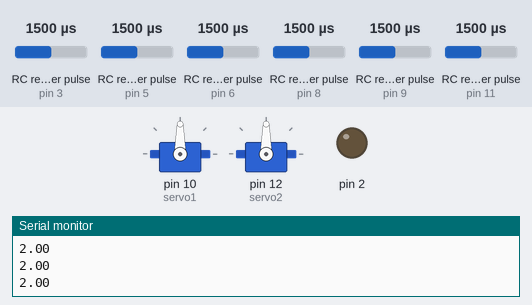
This sketch was run on a simulated Arduino Uno, built with avr-gcc and run on an emulated ATmega328P. On the bench: 2 × servo, output pins drawn as LEDs (lit = HIGH), the last lines printed to the serial monitor. Wiring (inferred from the names in the program): 6 × RC receiver channel: data pin 3 / data pin 5 / data pin 6 / data pin 8 / data pin 9 / data pin 11. The test bench sets the inputs (shaded band); at power-on: RC receiver pulse (sensors on pin 5, pin 3, pin 6, pin 8, pin 9, pin 11) 1500 µs.

Above: at 1.2 s.
1.3 s: RC receiver pulse (sensor on pin 5) set to 1020 µs
At 3.2 s:
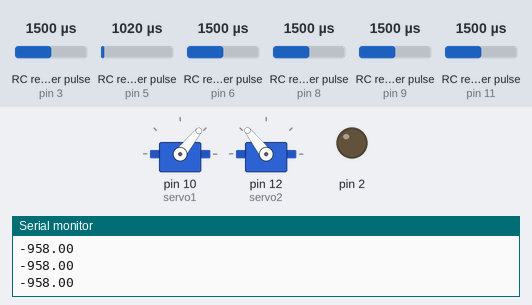
4.3 s: RC receiver pulse (sensor on pin 3) set to 1020 µs
At 6.1 s:
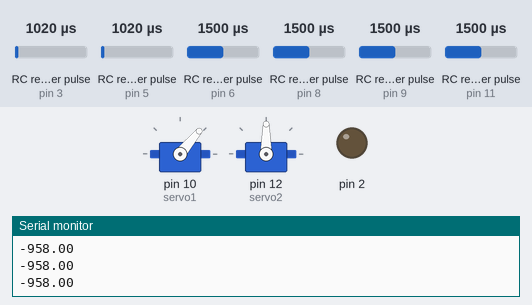
7.3 s: RC receiver pulse (sensor on pin 5) set to 1250 µs
At 9.1 s:
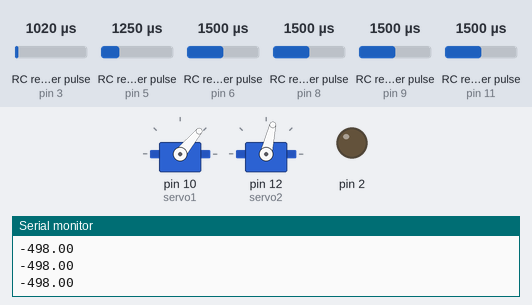
10.3 s: RC receiver pulse (sensor on pin 3) set to 1750 µs
At 12.6 s:
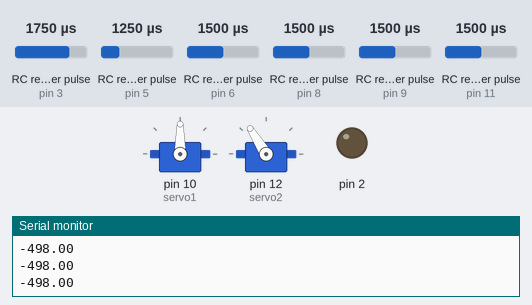
13.3 s: RC receiver pulse (sensor on pin 5) set to 1500 µs
At 15.3 s:
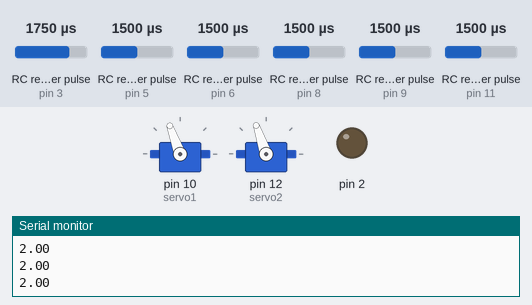
16.3 s: RC receiver pulse (sensor on pin 3) set to 1980 µs
At 17.3 s:
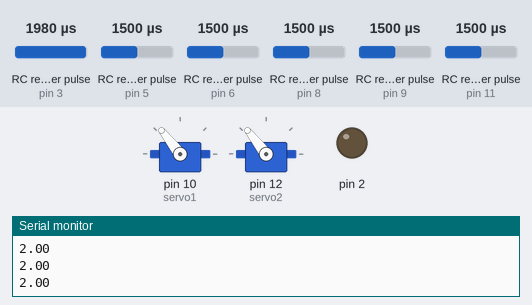
Timing chart, 0 to 19.3 s (numbered marks = the images above; inputs shaded):
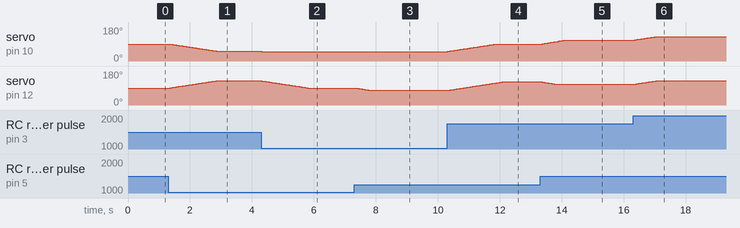

Measured:
- after the input at 1.3 s, servo on pin 10 (servo1): moves from 90° to 51° over 1.5 s, starting after 0.06 s; servo on pin 12 (servo2): moves from 90° to 128° over 1.5 s, starting after 0.06 s
- after the input at 4.3 s, servo on pin 10 (servo1): 51° → 50° at once; servo on pin 12 (servo2): moves from 128° to 90° over 1.5 s, starting at once
- after the input at 7.3 s, servo on pin 12 (servo2): moves from 90° to 77° over 0.48 s, starting after 0.06 s
- after the input at 10.3 s, servo on pin 10 (servo1): moves from 50° to 90° over 1.6 s, starting at once; servo on pin 12 (servo2): moves from 77° to 122° over 1.8 s, starting at once
- after the input at 13.3 s, servo on pin 10 (servo1): moves from 90° to 110° over 0.72 s, starting after 0.06 s; servo on pin 12 (servo2): moves from 122° to 109° over 0.48 s, starting after 0.06 s
- after the input at 16.3 s, servo on pin 10 (servo1): moves from 110° to 128° over 0.68 s, starting at once; servo on pin 12 (servo2): moves from 109° to 128° over 0.72 s, starting at once

The sketch:

SpeedyServo.ino
```cpp
//Arduino FS-I6X Demo
 // fsi6x-arduino-uno.ino
  //Read output ports from FS-IA6B receiver module
//  Display values on Serial Monitor

 // Channel functions by Ricardo Paiva - https://gist.github.com/werneckpaiva/

//  DroneBot Workshop 2021
//  https://dronebotworkshop.com

#include <Servo.h>


// Define Input Connections
#define CH1 3
#define CH2 5
#define CH3 6
#define CH4 9
#define CH5 8
#define CH6 11

// Integers to represent values from sticks and pots
int ch1Value;
int ch2Value;
int ch3Value;
int ch4Value;
int ch5Value;

// Boolean to represent switch value
bool ch6Value;

// Read the number of a specified channel and convert to the range provided.
// If the channel is off, return the default value
int readChannel(int channelInput, int minLimit, int maxLimit, int defaultValue){
  int ch = pulseIn(channelInput, HIGH, 30000);
  if (ch < 100) return defaultValue;
  return map(ch, 1000, 2000, minLimit, maxLimit);
}

// Read the switch channel and return a boolean value
bool readSwitch(byte channelInput, bool defaultValue){
  int intDefaultValue = (defaultValue)? 100: 0;
  int ch = readChannel(channelInput, 0, 100, intDefaultValue);
  return (ch > 50);
}


float readChannelFloat(int channelInput, float minLimit, float maxLimit, float defaultValue){
  float ch = pulseIn(channelInput, HIGH, 30000);
  if (ch < 100) return defaultValue;
  return map(ch, 1000, 2000, minLimit, maxLimit);
}


Servo servo1;
Servo servo2;

int pos = 90;

void setup(){
  // Set up serial monitor
  Serial.begin(115200);

  // Set all pins as inputs
  pinMode(CH1, INPUT);
  pinMode(CH2, INPUT);
  pinMode(CH3, INPUT);
  pinMode(CH4, INPUT);
  pinMode(CH5, INPUT);
  pinMode(CH6, INPUT);
  pinMode(2, OUTPUT);

  servo1.attach(10); //Left Motor
  servo2.attach(12); //Right Motor


}


void loop() {

  // Get values for each channel
  ch1Value = readChannel(CH1, -100, 100, 0);
  ch2Value = readChannel(CH2, 0, 180, 90);
  ch3Value = readChannel(CH3, 0, 180, 90);
  ch4Value = readChannel(CH4, -100, 100, 0);
  ch5Value = readSwitch(CH5, false);
  ch6Value = readSwitch(CH6, false);


int servo1pos = 90;
int servo1target = 90;
int servo2pos = 90;
int servo2target = 90;
float a = 0;
float b = 0;
float R = 0;
float L = 0;


while(true){
   //=Serial.println(readChannel(CH2, -1000, 1000, 0));
   a = readChannel(CH2, -1000, 1000, 0);
   b = readChannel(CH1, -1000, 1000, 0);
  Serial.println(a);
   a = a/1000;
   b = b/1000;


   L = (a+b)/(abs(a)*abs(b)+1)*1000;
   R = (- a+b)/(abs(a)*abs(b)+1)*1000;

   servo1target = map(L, -1000,1000,50,130);
   servo2target = map(R, -1000,1000,50,130);


//   Serial.print(servo1target);
//   Serial.print(" ");
//   Serial.println(servo2target);


   if (servo1pos < servo1target){
      servo1pos++;
      servo1.write(servo1pos);
   }else if(servo1pos > servo1target){
      servo1pos--;
      servo1.write(servo1pos);
    }

   if (servo2pos < servo2target){
      servo2pos++;
      servo2.write(servo2pos);
   }else if(servo2pos > servo2target){
      servo2pos--;
      servo2.write(servo2pos);
   }

   //Serial.print(servo1pos);
   //Serial.print(" ");
   //Serial.println(servo2pos);


   delay(15);


}


// Print to Serial Monitor
//  Serial.print("Ch1: ");
//  Serial.print(ch1Value);
//  Serial.print(" | Ch2: ");
//  Serial.print(ch2Value);
//  Serial.print(" | Ch3: ");
//  Serial.print(ch3Value);
//  Serial.print(" | Ch4: ");
//  Serial.print(ch4Value);
//
//  Serial.print(" | Ch5: ");
//  Serial.println(ch5Value);

//  if(ch5Value){
//    digitalWrite(2, HIGH);
//
//  }else{
//    digitalWrite(2, LOW);
//
//  }
//
//  Serial.print(" | Ch6: ");
//  Serial.println(ch6Value);
//
//  if(ch6Value){
//    digitalWrite(2, HIGH);
//
//  }else{
//    digitalWrite(2, LOW);
//
//  }
//


}
```
